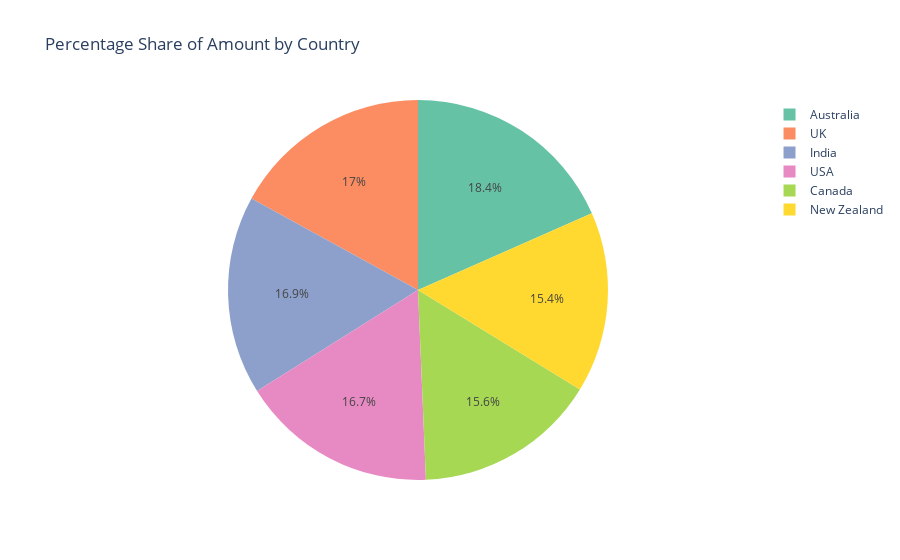

The code cell stored with this chart in its notebook:
### Code cell
fig = px.pie(
    df2, 
    values="Amount", 
    names="Country", 
    title="Percentage Share of Amount by Country", 
    color_discrete_sequence=px.colors.qualitative.Set2
)
fig.show()

### Figure 1 — Plotly figure (JSON) as saved in the notebook; plotly's stock layout.template omitted (floating-point values rounded to 4 significant figures)
{"data": [{"domain": {"x": [0, 1], "y": [0, 1]}, "hovertemplate": "Country=%{label}<br>Amount=%{value}<extra></extra>", "labels": ["Australia", "UK", "India", "USA", "Canada", "New Zealand"], "legendgroup": "", "name": "", "showlegend": true, "type": "pie", "values": [1137367, 1051792, 1045800, 1035349, 962899, 950418]}], "layout": {"legend": {"tracegroupgap": 0}, "piecolorway": ["rgb(102,194,165)", "rgb(252,141,98)", "rgb(141,160,203)", "rgb(231,138,195)", "rgb(166,216,84)", "rgb(255,217,47)", "rgb(229,196,148)", "rgb(179,179,179)"], "title": {"text": "Percentage Share of Amount by Country"}}}
